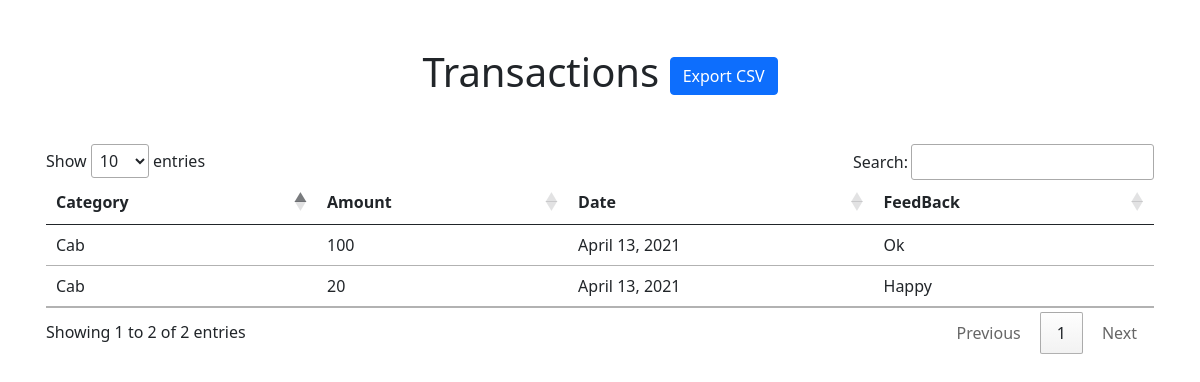
Page /transaction (signed in) on the earlier database version.
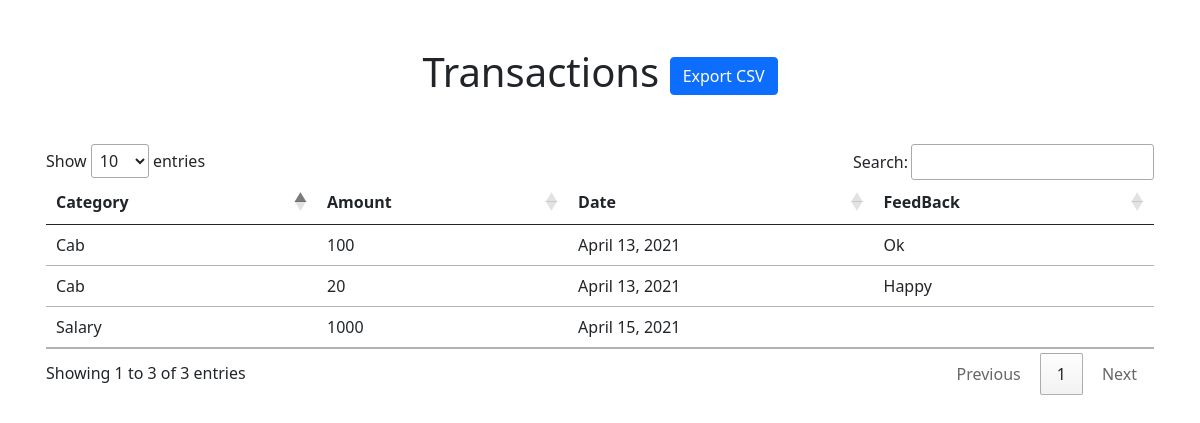
Same page on the later database version.
### management/models.py (models this page shows, shortened)
class Transaction(models.Model):
    user = models.ForeignKey(User, on_delete=models.CASCADE)
    category = models.ForeignKey(Category, on_delete=models.CASCADE)
    amount = models.IntegerField()
    date = models.DateField()
    feedback = models.TextField()
    sentiment = models.FloatField(default=0.0)

class Category(models.Model):
    user = models.ForeignKey(User, on_delete=models.CASCADE)
    category_name = models.CharField(max_length=100)
    is_expense = models.BooleanField()

### management/views.py (the view)
# urls.py: path('transaction', views.transaction, name='transaction'),
def transaction(request):
    cat=0
    if request.method == "POST":
        catid = request.POST.get('catid')
        cat=catid
        catobj = Category.objects.get(pk=catid)
        cat_name=str(catobj)
        cat_name=cat_name[4:]
        print('cat_name',cat_name[4:])
        amount = request.POST.get('amount')
        date = request.POST.get('date')
        feedback = request.POST.get('feedback')
        new_words = {'cushiony': 1, 'comfort': 0, 'support': 0, 'unsupportive': -1, 'lightweight': 1, 'heavyweight': -1, 'stabilize': 1, 'instability': -1, 'unresponsive': -1, 'durable': 1, 'breathable': 1, 'protective': 1, 'too': 0, 'flimsy': -1, 'freedom': 0, 'tore': -1.5, 'narrow': -1, 'strike': 0, 'right': 1.5, 'hole': -1.5, 'never': -.5,
                     'holes': -1.5, "stiff": -1, 'return': -.5, 'returning': -.5, 'issue': -1, "untied": -1, 'clunky': -1, 'stiffness': -1, 'swollen': -1, 'stylish': 1, 'rip': -1, 'returned': -.5, 'bulky': -1}  # this list specifies sentiment scores for common words that are related to running shoes, in other words it adds context to the sentiment analysis
        sid = SentimentIntensityAnalyzer()
        sid.lexicon.update(new_words)
        score = sid.polarity_scores(feedback)
        compound = score.get('compound')
        usd = request.user.id
        newtransaction = Transaction(
            user=request.user, category=catobj, amount=amount, date=date, feedback=feedback, sentiment=compound)
        newtransaction.save()
        usd = request.user.id
        print('cat',cat)
        dataset1 = Transaction.objects.raw(
            'select id,category_id,feedback from management_transaction where user_id=%s and category_id=%s',[usd,cat])
        review = list()
        for entry in dataset1:
            usid = Transaction.objects.get(pk=entry.id)
            fdb = usid.feedback
            review.append('%s' % fdb)
        total = 0
        for i in review:
            new_words = {'cushiony': 1, 'comfort': 0, 'support': 0, 'unsupportive': -1, 'lightweight': 1, 'heavyweight': -1, 'stabilize': 1, 'instability': -1, 'unresponsive': -1, 'durable': 1, 'breathable': 1, 'protective': 1, 'too': 0, 'flimsy': -1, 'freedom': 0, 'tore': -1.5, 'narrow': -1, 'strike': 0, 'right': 1.5, 'hole': -1.5, 'never': -.5,
                         'holes': -1.5, "stiff": -1, 'return': -.5, 'returning': -.5, 'issue': -1, "untied": -1, 'clunky': -1, 'stiffness': -1, 'swollen': -1, 'stylish': 1, 'rip': -1, 'returned': -.5, 'bulky': -1}  # this list specifies sentiment scores for common words that are related to running shoes, in other words it adds context to the sentiment analysis
            sid = SentimentIntensityAnalyzer()
            sid.lexicon.update(new_words)
            score = sid.polarity_scores(i)
            compound = score.get('compound')
            total += compound
        alltransaction = Transaction.objects.filter(user=request.user)
        if total < -0.2:
            return render(request, 'addtransaction.html', {'alert_flag': True,'cat_name':cat_name})
        arr = []
        income = Transaction.objects.raw(
            'SELECT management_transaction.id,sum(management_transaction.amount) as amount  FROM management_transaction INNER JOIN management_category ON management_transaction.category_id=management_category.id WHERE management_category.is_expense=0 and management_transaction.user_id=%s', [usd])
        for i in income:
            arr.append(i.amount)
        expenses = Transaction.objects.raw(
            'SELECT management_transaction.id,sum(management_transaction.amount) as amount FROM management_transaction INNER JOIN management_category ON management_transaction.category_id=management_category.id WHERE management_category.is_expense=1 and management_transaction.user_id=%s', [usd])
        for i in expenses:
            arr.append(i.amount)
        if arr[0] != None and arr[1] != None:
            savings = arr[0]-arr[1]
        else:
            savings = None
        cred_score = savings/arr[0]
        print('credscore', cred_score)
        cust = CustomUser.objects.get(user_id=request.user.id)
        cust.credit_score = cred_score
        cust.save(update_fields=['credit_score'])
        return redirect('/transaction')
    else:
        alltransaction = Transaction.objects.filter(user=request.user)
        return render(request, "transaction.html", {'alltransaction': alltransaction})

### templates/transaction.html (shortened to what this page needs)
{% load static %}
<!DOCTYPE html>
<html lang="en">
<head>
    <link rel="stylesheet" href="{% static '/css/bootstrap.css' %}">
    <link rel="stylesheet" type="text/css" href="https://cdn.datatables.net/1.10.24/css/jquery.dataTables.css">
</head>
<body>
    <div class="container mt-5">
        <h1 class="text-center mb-5">Transactions <a class="btn btn-primary" href="/export-csv" role="button">Export
                CSV</a>
        </h1>
        <table class="table table-hover" id="myTable">
            <thead>
                <tr>
                    <th scope="col">Category</th>
                    <th scope="col">Amount</th>
                    <th scope="col">Date</th>
                    <th scope="col">FeedBack</th>
                </tr>
            </thead>
            <tbody id="tbody" id="tbody">
                {% for t in alltransaction%}
                <tr>
                    <td>
                        {{t.category.category_name}}
                    </td>
                    <td>
                        {{t.amount}}
                    </td>
                    <td>
                        {{t.date}}
                    </td>
                    <td>
                        {{t.feedback}}
                    </td>
                </tr>
                {% endfor %}
            </tbody>
        </table>
    </div>
</body>
</html>

Differences in the rows shown:
added Transaction: category.category_name "Salary", amount "1000", date "April 15, 2021"
Other differences:
text written by a page script: "Show entries Search: Showing 1 to 2 of 2 entries Previous 1 Next" → "Show entries Search: Showing 1 to 3 of 3 entries Previous 1 Next"
